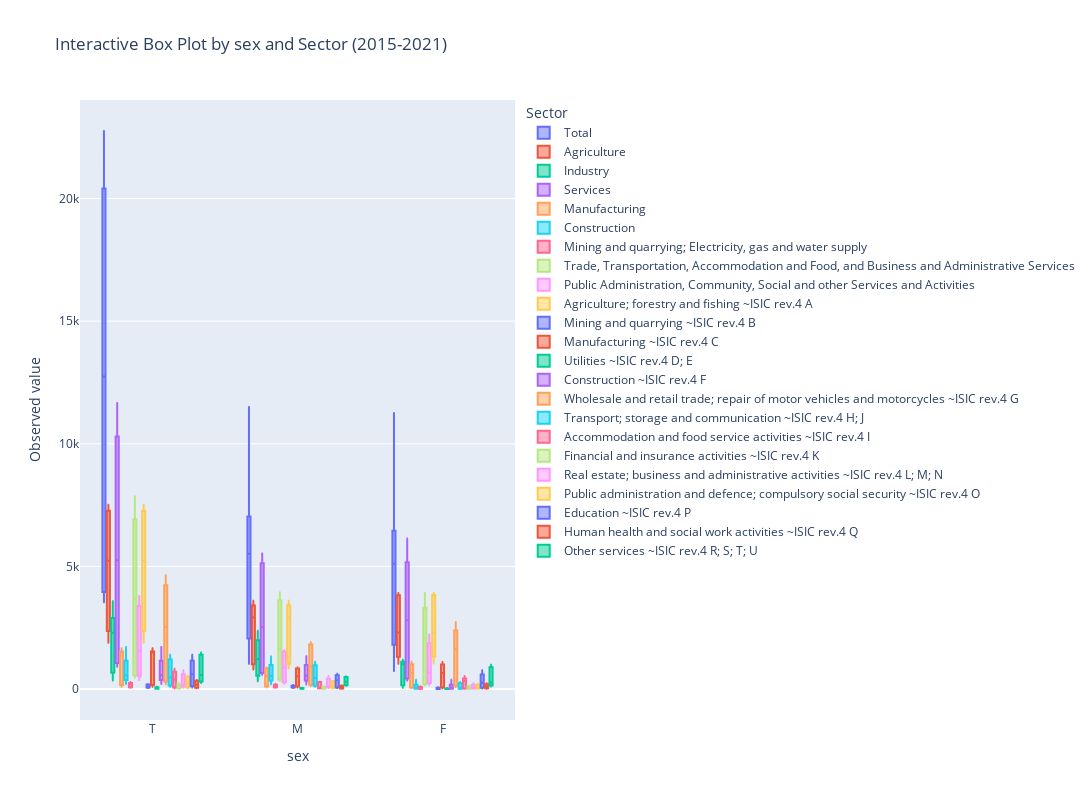

The notebook cell saved with this chart:
### Markdown cell above
#### Analysis by Sex and Sector

### Code cell
# Filter the DataFrame for years between 2015 and 2021
filtered_df = df[(df['Year'] >= 2015) & (df['Year'] <= 2021)]

# Create an interactive box plot using Plotly
fig = px.box(filtered_df, x='sex', y='Observed value', color='Sector',
             title='Interactive Box Plot by sex and Sector (2015-2021)')
# Update the layout to adjust the size of the plot
fig.update_layout(width=1400, height=800)

# Show the plot
fig.show()

### Figure 1 — Plotly figure (JSON) as saved in the notebook; plotly's stock layout.template omitted (floating-point values rounded to 4 significant figures; data arrays with more than 128 entries replaced by an {"elided": "..."} marker saying what was removed)
{"data": [{"alignmentgroup": "True", "hovertemplate": "Sector=Total<br>sex=%{x}<br>Observed value=%{y}<extra></extra>", "legendgroup": "Total", "marker": {"color": "#636efa"}, "name": "Total", "notched": false, "offsetgroup": "Total", "orientation": "v", "showlegend": true, "type": "box", "x": {"elided": "189 str values"}, "x0": " ", "xaxis": "x", "y": {"elided": "189 float values"}, "y0": " ", "yaxis": "y"}, {"alignmentgroup": "True", "hovertemplate": "Sector=Agriculture<br>sex=%{x}<br>Observed value=%{y}<extra></extra>", "legendgroup": "Agriculture", "marker": {"color": "#EF553B"}, "name": "Agriculture", "notched": false, "offsetgroup": "Agriculture", "orientation": "v", "showlegend": true, "type": "box", "x": ["T", "M", "F", "T", "M", "F", "T", "M", "F", "T", "M", "F", "T", "M", "F", "T", "M", "F", "T", "M", "F", "T", "M", "F", "T", "M", "F", "T", "M", "F", "T", "M", "F", "T", "M", "F", "T", "M", "F", "T", "M", "F", "T", "M", "F", "T", "M", "F", "T", "M", "F", "T", "M", "F", "T", "M", "F", "T", "M", "F", "T", "M", "F", "T", "M", "F", "T", "M", "F", "T", "M", "F", "T", "M", "F", "T", "M", "F", "T", "M", "F", "T", "M", "F", "T", "M", "F", "T", "M", "F", "T", "M", "F", "T", "M", "F", "T", "M", "F", "T", "M", "F", "T", "M", "F", "T", "M", "F", "T", "M", "F", "T", "M", "F", "T", "M", "F", "T", "M", "F", "T", "M", "F", "T", "M", "F"], "x0": " ", "xaxis": "x", "y": [7517.0, 3602.0, 3919.0, 7517.0, 3602.0, 3919.0, 7375.0, 3551.0, 3826.0, 7375.0, 3551.0, 3826.0, 7266.0, 3453.0, 3813.0, 7266.0, 3453.0, 3813.0, 7285.0, 3435.0, 3850.0, 7285.0, 3435.0, 3850.0, 7327.0, 3436.0, 3890.0, 7327.0, 3436.0, 3890.0, 7321.0, 3410.0, 3909.0, 7321.0, 3410.0, 3909.0, 7235.0, 3330.0, 3903.0, 7235.0, 3330.0, 3903.0, 5366.0, 2991.0, 2365.0, 5366.0, 2991.0, 2365.0, 5286.0, 2957.0, 2320.0, 5286.0, 2957.0, 2320.0, 5247.0, 2914.0, 2326.0, 5247.0, 2914.0, 2326.0, 5227.0, 2912.0, 2308.0, 5227.0, 2912.0, 2308.0, 5225.0, 2908.0, 2310.0, 5225.0, 2908.0, 2310.0, 4607.0, 2719.0, 1875.0, 4607.0, 2719.0, 1875.0, 4007.0, 2499.0, 1492.0, 4007.0, 2499.0, 1492.0, 2174.0, 914.0, 1202.0, 2174.0, 914.0, 1202.0, 2193.0, 931.8, 1207.0, 2193.0, 931.8, 1207.0, 1885.0, 801.2, 1030.0, 1885.0, 801.2, 1030.0, 2010.0, 825.6, 1130.0, 2010.0, 825.6, 1130.0, 2340.0, 971.1, 1322.0, 2340.0, 971.1, 1322.0, 2370.0, 1007.0, 1320.0, 2370.0, 1007.0, 1320.0, 2402.0, 1049.0, 1314.0, 2402.0, 1049.0, 1314.0], "y0": " ", "yaxis": "y"}, {"alignmentgroup": "True", "hovertemplate": "Sector=Industry<br>sex=%{x}<br>Observed value=%{y}<extra></extra>", "legendgroup": "Industry", "marker": {"color": "#00cc96"}, "name": "Industry", "notched": false, "offsetgroup": "Industry", "orientation": "v", "showlegend": true, "type": "box", "x": ["T", "M", "F", "T", "M", "F", "T", "M", "F", "T", "M", "F", "T", "M", "F", "T", "M", "F", "T", "M", "F", "T", "M", "F", "T", "M", "F", "T", "M", "F", "T", "M", "F", "T", "M", "F", "T", "M", "F", "T", "M", "F", "T", "M", "F", "T", "M", "F", "T", "M", "F", "T", "M", "F", "T", "M", "F", "T", "M", "F", "T", "M", "F"], "x0": " ", "xaxis": "x", "y": [3579.0, 2376.0, 1193.0, 3352.0, 2204.0, 1142.0, 3245.0, 2130.0, 1116.0, 3118.0, 2088.0, 1031.0, 2977.0, 2025.0, 953.8, 2864.0, 1976.0, 889.8, 2729.0, 1898.0, 833.5, 2599.0, 1416.0, 1179.0, 2472.0, 1334.0, 1137.0, 2399.0, 1291.0, 1106.0, 2296.0, 1229.0, 1066.0, 2177.0, 1169.0, 1007.0, 2141.0, 1087.0, 1056.0, 2129.0, 1035.0, 1096.0, 742.9, 614.0, 173.9, 693.5, 565.3, 167.7, 560.0, 461.8, 134.1, 548.2, 473.7, 111.3, 512.2, 441.2, 100.3, 421.5, 373.2, 74.22, 346.0, 312.9, 55.63], "y0": " ", "yaxis": "y"}, {"alignmentgroup": "True", "hovertemplate": "Sector=Services<br>sex=%{x}<br>Observed value=%{y}<extra></extra>", "legendgroup": "Services", "marker": {"color": "#ab63fa"}, "name": "Services", "notched": false, "offsetgroup": "Services", "orientation": "v", "showlegend": true, "type": "box", "x": ["T", "M", "F", "T", "M", "F", "T", "M", "F", "T", "M", "F", "T", "M", "F", "T", "M", "F", "T", "M", "F", "T", "M", "F", "T", "M", "F", "T", "M", "F", "T", "M", "F", "T", "M", "F", "T", "M", "F", "T", "M", "F", "T", "M", "F", "T", "M", "F", "T", "M", "F", "T", "M", "F", "T", "M", "F", "T", "M", "F", "T", "M", "F"], "x0": " ", "xaxis": "x", "y": [11660.0, 5524.0, 6142.0, 11200.0, 5348.0, 5854.0, 11120.0, 5385.0, 5737.0, 10830.0, 5297.0, 5537.0, 10520.0, 5202.0, 5323.0, 10230.0, 5109.0, 5116.0, 9810.0, 4936.0, 4873.0, 5622.0, 2678.0, 2957.0, 5458.0, 2608.0, 2861.0, 5402.0, 2609.0, 2802.0, 5217.0, 2524.0, 2701.0, 5034.0, 2438.0, 2603.0, 5153.0, 2428.0, 2736.0, 5256.0, 2429.0, 2840.0, 1060.0, 641.8, 432.2, 1066.0, 650.9, 430.1, 1133.0, 696.6, 454.0, 979.9, 614.4, 383.1, 1025.0, 643.9, 398.1, 972.3, 618.7, 371.3, 913.1, 586.1, 344.6], "y0": " ", "yaxis": "y"}, {"alignmentgroup": "True", "hovertemplate": "Sector=Manufacturing<br>sex=%{x}<br>Observed value=%{y}<extra></extra>", "legendgroup": "Manufacturing", "marker": {"color": "#FFA15A"}, "name": "Manufacturing", "notched": false, "offsetgroup": "Manufacturing", "orientation": "v", "showlegend": true, "type": "box", "x": ["T", "M", "F", "T", "M", "F", "T", "M", "F", "T", "M", "F", "T", "M", "F", "T", "M", "F", "T", "M", "F", "T", "M", "F", "T", "M", "F", "T", "M", "F", "T", "M", "F", "T", "M", "F", "T", "M", "F", "T", "M", "F", "T", "M", "F", "T", "M", "F", "T", "M", "F", "T", "M", "F", "T", "M", "F", "T", "M", "F", "T", "M", "F"], "x0": " ", "xaxis": "x", "y": [1580.0, 876.9, 702.1, 1525.0, 840.6, 683.7, 1483.0, 822.8, 660.1, 1494.0, 835.4, 658.5, 1498.0, 843.4, 655.3, 1505.0, 856.0, 649.0, 1493.0, 854.1, 639.1, 1662.0, 563.8, 1114.0, 1602.0, 538.9, 1076.0, 1561.0, 526.9, 1046.0, 1510.0, 510.7, 1011.0, 1440.0, 493.2, 957.8, 1519.0, 520.9, 1010.0, 1596.0, 553.6, 1054.0, 173.9, 113.4, 64.45, 168.1, 110.1, 61.97, 156.7, 92.61, 65.66, 148.1, 99.48, 52.68, 137.8, 94.42, 47.07, 112.5, 80.06, 35.97, 92.11, 67.86, 27.55], "y0": " ", "yaxis": "y"}, {"alignmentgroup": "True", "hovertemplate": "Sector=Construction<br>sex=%{x}<br>Observed value=%{y}<extra></extra>", "legendgroup": "Construction", "marker": {"color": "#19d3f3"}, "name": "Construction", "notched": false, "offsetgroup": "Construction", "orientation": "v", "showlegend": true, "type": "box", "x": ["T", "M", "F", "T", "M", "F", "T", "M", "F", "T", "M", "F", "T", "M", "F", "T", "M", "F", "T", "M", "F", "T", "M", "F", "T", "M", "F", "T", "M", "F", "T", "M", "F", "T", "M", "F", "T", "M", "F", "T", "M", "F", "T", "M", "F", "T", "M", "F", "T", "M", "F", "T", "M", "F", "T", "M", "F", "T", "M", "F", "T", "M", "F"], "x0": " ", "xaxis": "x", "y": [1712.0, 1328.0, 375.9, 1561.0, 1206.0, 350.5, 1494.0, 1147.0, 347.0, 1368.0, 1096.0, 273.0, 1236.0, 1028.0, 209.8, 1129.0, 969.0, 161.8, 1021.0, 898.5, 124.1, 682.5, 650.5, 16.66, 631.9, 603.9, 15.79, 598.3, 572.8, 14.49, 557.6, 534.1, 13.39, 517.1, 496.5, 11.16, 442.0, 421.4, 12.83, 385.6, 364.1, 14.91, 492.7, 430.4, 97.15, 453.0, 390.0, 93.17, 317.9, 285.5, 58.12, 325.2, 299.8, 51.2, 303.8, 277.9, 46.09, 248.9, 234.5, 32.16, 203.7, 195.9, 23.13], "y0": " ", "yaxis": "y"}, {"alignmentgroup": "True", "hovertemplate": "Sector=Mining and quarrying; Electricity, gas and water supply<br>sex=%{x}<br>Observed value=%{y}<extra></extra>", "legendgroup": "Mining and quarrying; Electricity, gas and water supply", "marker": {"color": "#FF6692"}, "name": "Mining and quarrying; Electricity, gas and water supply", "notched": false, "offsetgroup": "Mining and quarrying; Electricity, gas and water supply", "orientation": "v", "showlegend": true, "type": "box", "x": ["T", "M", "F", "T", "M", "F", "T", "M", "F", "T", "M", "F", "T", "M", "F", "T", "M", "F", "T", "M", "F", "T", "M", "F", "T", "M", "F", "T", "M", "F", "T", "M", "F", "T", "M", "F", "T", "M", "F", "T", "M", "F", "T", "M", "F", "T", "M", "F", "T", "M", "F", "T", "M", "F", "T", "M", "F", "T", "M", "F", "T", "M", "F"], "x0": " ", "xaxis": "x", "y": [286.1, 170.6, 115.0, 265.9, 157.9, 107.7, 268.8, 159.8, 109.0, 255.6, 156.3, 99.38, 242.2, 153.7, 88.63, 230.0, 151.1, 79.0, 215.7, 145.6, 70.3, 254.1, 202.0, 48.47, 238.6, 190.9, 44.73, 239.7, 191.6, 45.23, 228.0, 184.2, 41.12, 219.5, 178.9, 37.97, 180.0, 144.7, 33.17, 146.8, 117.6, 27.54, 76.33, 70.23, 12.26, 72.38, 65.24, 12.57, 85.49, 83.71, 10.3, 74.88, 74.49, 7.46, 70.58, 68.89, 7.125, 60.08, 58.62, 6.092, 50.14, 49.12, 4.952], "y0": " ", "yaxis": "y"}, {"alignmentgroup": "True", "hovertemplate": "Sector=Trade, Transportation, Accommodation and Food, and Business and Administrative Services<br>sex=%{x}<br>Observed value=%{y}<extra></extra>", "legendgroup": "Trade, Transportation, Accommodation and Food, and Business and Administrative Services", "marker": {"color": "#B6E880"}, "name": "Trade, Transportation, Accommodation and Food, and Business and Administrative Services", "notched": false, "offsetgroup": "Trade, Transportation, Accommodation and Food, and Business and Administrative Services", "orientation": "v", "showlegend": true, "type": "box", "visible": true, "x": ["T", "M", "F", "T", "M", "F", "T", "M", "F", "T", "M", "F", "T", "M", "F", "T", "M", "F", "T", "M", "F", "T", "M", "F", "T", "M", "F", "T", "M", "F", "T", "M", "F", "T", "M", "F", "T", "M", "F", "T", "M", "F", "T", "M", "F", "T", "M", "F", "T", "M", "F", "T", "M", "F", "T", "M", "F", "T", "M", "F", "T", "M", "F"], "x0": " ", "xaxis": "x", "y": [7864.0, 3946.0, 3918.0, 7519.0, 3806.0, 3713.0, 7479.0, 3828.0, 3651.0, 7283.0, 3750.0, 3533.0, 7069.0, 3673.0, 3396.0, 6866.0, 3597.0, 3270.0, 6586.0, 3464.0, 3122.0, 4037.0, 1796.0, 2258.0, 3906.0, 1742.0, 2177.0, 3852.0, 1732.0, 2132.0, 3677.0, 1651.0, 2038.0, 3510.0, 1573.0, 1948.0, 3496.0, 1487.0, 2023.0, 3467.0, 1410.0, 2073.0, 558.4, 391.0, 186.0, 556.0, 392.1, 182.7, 581.1, 406.5, 194.9, 455.3, 332.3, 140.9, 520.6, 365.6, 170.4, 538.9, 369.3, 184.0, 546.8, 366.6, 193.5], "y0": " ", "yaxis": "y"}, {"alignmentgroup": "True", "hovertemplate": "Sector=Public Administration, Community, Social and other Services and Activities<br>sex=%{x}<br>Observed value=%{y}<extra></extra>", "legendgroup": "Public Administration, Community, Social and other Services and Activities", "marker": {"color": "#FF97FF"}, "name": "Public Administration, Community, Social and other Services and Activities", "notched": false, "offsetgroup": "Public Administration, Community, Social and other Services and Activities", "orientation": "v", "showlegend": true, "type": "box", "x": ["T", "M", "F", "T", "M", "F", "T", "M", "F", "T", "M", "F", "T", "M", "F", "T", "M", "F", "T", "M", "F", "T", "M", "F", "T", "M", "F", "T", "M", "F", "T", "M", "F", "T", "M", "F", "T", "M", "F", "T", "M", "F", "T", "M", "F", "T", "M", "F", "T", "M", "F", "T", "M", "F", "T", "M", "F", "T", "M", "F", "T", "M", "F"], "x0": " ", "xaxis": "x", "y": [3796.0, 1578.0, 2224.0, 3680.0, 1542.0, 2141.0, 3643.0, 1557.0, 2086.0, 3552.0, 1547.0, 2004.0, 3456.0, 1528.0, 1927.0, 3359.0, 1513.0, 1846.0, 3225.0, 1472.0, 1751.0, 1585.0, 882.7, 698.9, 1552.0, 865.6, 683.9, 1550.0, 877.1, 670.2, 1539.0, 872.9, 663.4, 1523.0, 865.5, 655.0, 1657.0, 940.5, 713.4, 1789.0, 1019.0, 766.7, 502.0, 250.8, 246.2, 510.0, 258.8, 247.4, 552.0, 290.0, 259.1, 524.6, 282.1, 242.2, 504.1, 278.3, 227.7, 433.4, 249.4, 187.4, 366.3, 219.6, 151.1], "y0": " ", "yaxis": "y"}, {"alignmentgroup": "True", "hovertemplate": "Sector=Agriculture; forestry and fishing ~ISIC rev.4 A<br>sex=%{x}<br>Observed value=%{y}<extra></extra>", "legendgroup": "Agriculture; forestry and fishing ~ISIC rev.4 A", "marker": {"color": "#FECB52"}, "name": "Agriculture; forestry and fishing ~ISIC rev.4 A", "notched": false, "offsetgroup": "Agriculture; forestry and fishing ~ISIC rev.4 A", "orientation": "v", "showlegend": true, "type": "box", "x": ["T", "M", "F", "T", "M", "F", "T", "M", "F", "T", "M", "F", "T", "M", "F", "T", "M", "F", "T", "M", "F", "T", "M", "F", "T", "M", "F", "T", "M", "F", "T", "M", "F", "T", "M", "F", "T", "M", "F", "T", "M", "F", "T", "M", "F", "T", "M", "F", "T", "M", "F", "T", "M", "F", "T", "M", "F", "T", "M", "F", "T", "M", "F"], "x0": " ", "xaxis": "x", "y": [7517.0, 3598.0, 3919.0, 7375.0, 3549.0, 3827.0, 7266.0, 3453.0, 3813.0, 7285.0, 3435.0, 3850.0, 7327.0, 3437.0, 3890.0, 7321.0, 3411.0, 3910.0, 7235.0, 3332.0, 3903.0, 5366.0, 2986.0, 2380.0, 5286.0, 2953.0, 2333.0, 5247.0, 2910.0, 2338.0, 5227.0, 2908.0, 2320.0, 5225.0, 2905.0, 2321.0, 4607.0, 2719.0, 1888.0, 4007.0, 2502.0, 1505.0, 2174.0, 955.2, 1219.0, 2193.0, 970.0, 1223.0, 1885.0, 838.8, 1046.0, 2010.0, 863.6, 1147.0, 2340.0, 1004.0, 1336.0, 2370.0, 1038.0, 1333.0, 2402.0, 1078.0, 1325.0], "y0": " ", "yaxis": "y"}, {"alignmentgroup": "True", "hovertemplate": "Sector=Mining and quarrying ~ISIC rev.4 B<br>sex=%{x}<br>Observed value=%{y}<extra></extra>", "legendgroup": "Mining and quarrying ~ISIC rev.4 B", "marker": {"color": "#636efa"}, "name": "Mining and quarrying ~ISIC rev.4 B", "notched": false, "offsetgroup": "Mining and quarrying ~ISIC rev.4 B", "orientation": "v", "showlegend": true, "type": "box", "x": ["T", "M", "F", "T", "M", "F", "T", "M", "F", "T", "M", "F", "T", "M", "F", "T", "M", "F", "T", "M", "F", "T", "M", "F", "T", "M", "F", "T", "M", "F", "T", "M", "F", "T", "M", "F", "T", "M", "F", "T", "M", "F", "T", "M", "F", "T", "M", "F", "T", "M", "F", "T", "M", "F", "T", "M", "F", "T", "M", "F", "T", "M", "F"], "x0": " ", "xaxis": "x", "y": [197.4, 123.5, 73.98, 184.9, 114.2, 70.66, 186.8, 115.1, 71.73, 177.5, 110.8, 66.71, 168.3, 107.5, 60.73, 159.9, 104.5, 55.33, 149.9, 99.59, 50.32, 199.6, 169.0, 30.61, 188.5, 159.6, 28.91, 190.7, 161.1, 29.61, 182.4, 154.8, 27.6, 176.4, 149.9, 26.46, 130.9, 112.0, 18.87, 94.32, 82.55, 11.76, 61.99, 57.01, 4.978, 59.16, 52.34, 6.826, 69.35, 62.81, 6.545, 61.53, 58.11, 3.418, 58.68, 54.85, 3.828, 50.52, 46.83, 3.687, 42.59, 39.4, 3.195], "y0": " ", "yaxis": "y"}, {"alignmentgroup": "True", "hovertemplate": "Sector=Manufacturing ~ISIC rev.4 C<br>sex=%{x}<br>Observed value=%{y}<extra></extra>", "legendgroup": "Manufacturing ~ISIC rev.4 C", "marker": {"color": "#EF553B"}, "name": "Manufacturing ~ISIC rev.4 C", "notched": false, "offsetgroup": "Manufacturing ~ISIC rev.4 C", "orientation": "v", "showlegend": true, "type": "box", "x": ["T", "M", "F", "T", "M", "F", "T", "M", "F", "T", "M", "F", "T", "M", "F", "T", "M", "F", "T", "M", "F", "T", "M", "F", "T", "M", "F", "T", "M", "F", "T", "M", "F", "T", "M", "F", "T", "M", "F", "T", "M", "F", "T", "M", "F", "T", "M", "F", "T", "M", "F", "T", "M", "F", "T", "M", "F", "T", "M", "F", "T", "M", "F"], "x0": " ", "xaxis": "x", "y": [1580.0, 877.1, 703.2, 1525.0, 840.7, 684.4, 1483.0, 822.7, 660.0, 1494.0, 835.4, 658.3, 1498.0, 843.3, 655.1, 1505.0, 855.9, 648.7, 1493.0, 853.9, 638.7, 1662.0, 555.5, 1107.0, 1602.0, 532.0, 1070.0, 1561.0, 520.6, 1040.0, 1510.0, 504.6, 1006.0, 1440.0, 487.5, 952.5, 1519.0, 514.8, 1005.0, 1596.0, 547.1, 1049.0, 173.9, 112.0, 61.81, 168.1, 108.6, 59.52, 156.7, 92.85, 63.85, 148.1, 97.87, 50.27, 137.8, 92.64, 45.16, 112.5, 78.13, 34.38, 92.11, 65.86, 26.25], "y0": " ", "yaxis": "y"}, {"alignmentgroup": "True", "hovertemplate": "Sector=Utilities ~ISIC rev.4 D; E<br>sex=%{x}<br>Observed value=%{y}<extra></extra>", "legendgroup": "Utilities ~ISIC rev.4 D; E", "marker": {"color": "#00cc96"}, "name": "Utilities ~ISIC rev.4 D; E", "notched": false, "offsetgroup": "Utilities ~ISIC rev.4 D; E", "orientation": "v", "showlegend": true, "type": "box", "x": ["T", "M", "F", "T", "M", "F", "T", "M", "F", "T", "M", "F", "T", "M", "F", "T", "M", "F", "T", "M", "F", "T", "M", "F", "T", "M", "F", "T", "M", "F", "T", "M", "F", "T", "M", "F", "T", "M", "F", "T", "M", "F", "T", "M", "F", "T", "M", "F", "T", "M", "F", "T", "M", "F", "T", "M", "F", "T", "M", "F", "T", "M", "F"], "x0": " ", "xaxis": "x", "y": [88.65, 47.34, 41.3, 81.01, 43.79, 37.22, 81.99, 44.74, 37.26, 78.11, 45.47, 32.64, 73.93, 46.08, 27.85, 70.11, 46.5, 23.61, 65.78, 45.89, 19.89, 54.48, 35.69, 18.79, 50.07, 33.49, 16.58, 49.01, 32.66, 16.34, 45.62, 31.42, 14.19, 43.16, 31.02, 12.14, 49.09, 34.26, 14.83, 52.48, 36.28, 16.19, 14.34, 7.801, 6.541, 13.21, 8.432, 4.783, 16.13, 13.54, 2.589, 13.36, 10.03, 3.327, 11.9, 9.185, 2.714, 9.556, 7.665, 1.891, 7.554, 6.219, 1.335], "y0": " ", "yaxis": "y"}, {"alignmentgroup": "True", "hovertemplate": "Sector=Construction ~ISIC rev.4 F<br>sex=%{x}<br>Observed value=%{y}<extra></extra>", "legendgroup": "Construction ~ISIC rev.4 F", "marker": {"color": "#ab63fa"}, "name": "Construction ~ISIC rev.4 F", "notched": false, "offsetgroup": "Construction ~ISIC rev.4 F", "orientation": "v", "showlegend": true, "type": "box", "x": ["T", "M", "F", "T", "M", "F", "T", "M", "F", "T", "M", "F", "T", "M", "F", "T", "M", "F", "T", "M", "F", "T", "M", "F", "T", "M", "F", "T", "M", "F", "T", "M", "F", "T", "M", "F", "T", "M", "F", "T", "M", "F", "T", "M", "F", "T", "M", "F", "T", "M", "F", "T", "M", "F", "T", "M", "F", "T", "M", "F", "T", "M", "F"], "x0": " ", "xaxis": "x", "y": [1712.0, 1334.0, 378.1, 1561.0, 1209.0, 351.8, 1494.0, 1147.0, 346.9, 1368.0, 1096.0, 272.8, 1236.0, 1027.0, 209.5, 1129.0, 967.5, 161.5, 1021.0, 896.7, 123.8, 682.5, 665.4, 17.18, 631.9, 615.6, 16.21, 598.3, 583.5, 14.86, 557.6, 543.9, 13.72, 517.1, 505.6, 11.44, 442.0, 428.8, 13.15, 385.6, 370.4, 15.28, 492.7, 404.2, 88.56, 453.0, 367.5, 85.48, 317.9, 265.4, 52.41, 325.2, 279.0, 46.21, 303.8, 261.4, 42.4, 248.9, 219.5, 29.48, 203.7, 182.6, 21.15], "y0": " ", "yaxis": "y"}, {"alignmentgroup": "True", "hovertemplate": "Sector=Wholesale and retail trade; repair of motor vehicles and motorcycles ~ISIC rev.4 G<br>sex=%{x}<br>Observed value=%{y}<extra></extra>", "legendgroup": "Wholesale and retail trade; repair of motor vehicles and motorcycles ~ISIC rev.4 G", "marker": {"color": "#FFA15A"}, "name": "Wholesale and retail trade; repair of motor vehicles and motorcycles ~ISIC rev.4 G", "notched": false, "offsetgroup": "Wholesale and retail trade; repair of motor vehicles and motorcycles ~ISIC rev.4 G", "orientation": "v", "showlegend": true, "type": "box", "x": ["T", "M", "F", "T", "M", "F", "T", "M", "F", "T", "M", "F", "T", "M", "F", "T", "M", "F", "T", "M", "F", "T", "M", "F", "T", "M", "F", "T", "M", "F", "T", "M", "F", "T", "M", "F", "T", "M", "F", "T", "M", "F", "T", "M", "F", "T", "M", "F", "T", "M", "F", "T", "M", "F", "T", "M", "F", "T", "M", "F", "T", "M", "F"], "x0": " ", "xaxis": "x", "y": [4642.0, 1904.0, 2738.0, 4427.0, 1832.0, 2595.0, 4359.0, 1828.0, 2531.0, 4295.0, 1815.0, 2479.0, 4239.0, 1818.0, 2422.0, 4224.0, 1845.0, 2379.0, 4117.0, 1813.0, 2304.0, 2833.0, 1021.0, 1812.0, 2731.0, 984.6, 1746.0, 2658.0, 963.5, 1695.0, 2534.0, 914.1, 1620.0, 2421.0, 870.0, 1551.0, 2381.0, 813.6, 1567.0, 2318.0, 767.0, 1551.0, 224.8, 119.4, 105.4, 226.0, 120.1, 105.9, 256.3, 142.3, 114.0, 193.8, 118.9, 74.88, 264.6, 154.5, 110.0, 315.3, 179.8, 135.6, 357.8, 201.3, 156.5], "y0": " ", "yaxis": "y"}, {"alignmentgroup": "True", "hovertemplate": "Sector=Transport; storage and communication ~ISIC rev.4 H; J<br>sex=%{x}<br>Observed value=%{y}<extra></extra>", "legendgroup": "Transport; storage and communication ~ISIC rev.4 H; J", "marker": {"color": "#19d3f3"}, "name": "Transport; storage and communication ~ISIC rev.4 H; J", "notched": false, "offsetgroup": "Transport; storage and communication ~ISIC rev.4 H; J", "orientation": "v", "showlegend": true, "type": "box", "x": ["T", "M", "F", "T", "M", "F", "T", "M", "F", "T", "M", "F", "T", "M", "F", "T", "M", "F", "T", "M", "F", "T", "M", "F", "T", "M", "F", "T", "M", "F", "T", "M", "F", "T", "M", "F", "T", "M", "F", "T", "M", "F", "T", "M", "F", "T", "M", "F", "T", "M", "F", "T", "M", "F", "T", "M", "F", "T", "M", "F", "T", "M", "F"], "x0": " ", "xaxis": "x", "y": [1399.0, 1113.0, 285.6, 1354.0, 1079.0, 274.7, 1383.0, 1102.0, 280.3, 1336.0, 1067.0, 269.5, 1273.0, 1021.0, 251.5, 1179.0, 954.0, 225.0, 1104.0, 896.4, 207.8, 482.4, 463.9, 18.46, 471.7, 453.4, 18.23, 483.9, 465.2, 18.75, 468.8, 450.9, 17.9, 449.6, 433.5, 16.12, 410.5, 394.2, 16.3, 370.4, 354.6, 15.87, 141.0, 132.7, 8.352, 142.1, 133.8, 8.306, 149.8, 141.3, 8.467, 120.2, 113.3, 6.885, 121.2, 113.9, 7.314, 108.5, 102.0, 6.543, 94.06, 88.58, 5.487], "y0": " ", "yaxis": "y"}, {"alignmentgroup": "True", "hovertemplate": "Sector=Accommodation and food service activities ~ISIC rev.4 I<br>sex=%{x}<br>Observed value=%{y}<extra></extra>", "legendgroup": "Accommodation and food service activities ~ISIC rev.4 I", "marker": {"color": "#FF6692"}, "name": "Accommodation and food service activities ~ISIC rev.4 I", "notched": false, "offsetgroup": "Accommodation and food service activities ~ISIC rev.4 I", "orientation": "v", "showlegend": true, "type": "box", "x": ["T", "M", "F", "T", "M", "F", "T", "M", "F", "T", "M", "F", "T", "M", "F", "T", "M", "F", "T", "M", "F", "T", "M", "F", "T", "M", "F", "T", "M", "F", "T", "M", "F", "T", "M", "F", "T", "M", "F", "T", "M", "F", "T", "M", "F", "T", "M", "F", "T", "M", "F", "T", "M", "F", "T", "M", "F", "T", "M", "F", "T", "M", "F"], "x0": " ", "xaxis": "x", "y": [828.2, 301.3, 526.9, 784.7, 290.9, 493.9, 797.9, 299.6, 498.2, 760.1, 295.5, 464.6, 720.9, 291.0, 429.9, 694.2, 292.3, 402.0, 655.8, 285.1, 370.7, 388.5, 60.17, 328.4, 380.0, 61.42, 318.6, 395.1, 65.18, 329.9, 378.0, 62.05, 316.0, 354.9, 57.53, 297.4, 430.3, 68.51, 361.8, 515.4, 81.77, 433.6, 62.45, 37.37, 25.08, 60.21, 36.25, 23.96, 59.29, 32.16, 27.14, 40.39, 23.78, 16.61, 38.25, 22.57, 15.69, 32.6, 19.87, 12.73, 26.75, 16.89, 9.855], "y0": " ", "yaxis": "y"}, {"alignmentgroup": "True", "hovertemplate": "Sector=Financial and insurance activities ~ISIC rev.4 K<br>sex=%{x}<br>Observed value=%{y}<extra></extra>", "legendgroup": "Financial and insurance activities ~ISIC rev.4 K", "marker": {"color": "#B6E880"}, "name": "Financial and insurance activities ~ISIC rev.4 K", "notched": false, "offsetgroup": "Financial and insurance activities ~ISIC rev.4 K", "orientation": "v", "showlegend": true, "type": "box", "x": ["T", "M", "F", "T", "M", "F", "T", "M", "F", "T", "M", "F", "T", "M", "F", "T", "M", "F", "T", "M", "F", "T", "M", "F", "T", "M", "F", "T", "M", "F", "T", "M", "F", "T", "M", "F", "T", "M", "F", "T", "M", "F", "T", "M", "F", "T", "M", "F", "T", "M", "F", "T", "M", "F", "T", "M", "F", "T", "M", "F", "T", "M", "F"], "x0": " ", "xaxis": "x", "y": [230.7, 100.3, 130.4, 226.1, 99.75, 126.4, 220.1, 96.28, 123.8, 208.5, 95.42, 113.1, 197.6, 95.4, 102.2, 189.5, 96.08, 93.4, 177.8, 93.9, 83.88, 151.8, 104.2, 47.58, 148.5, 102.5, 45.93, 143.0, 100.6, 42.4, 134.0, 93.35, 40.6, 128.6, 86.27, 42.35, 109.4, 80.51, 28.93, 92.23, 73.18, 19.05, 30.22, 16.21, 14.0, 29.91, 17.1, 12.8, 30.86, 16.25, 14.61, 27.42, 13.5, 13.92, 24.17, 12.73, 11.45, 19.09, 10.93, 8.16, 14.55, 9.083, 5.471], "y0": " ", "yaxis": "y"}, {"alignmentgroup": "True", "hovertemplate": "Sector=Real estate; business and administrative activities ~ISIC rev.4 L; M; N<br>sex=%{x}<br>Observed value=%{y}<extra></extra>", "legendgroup": "Real estate; business and administrative activities ~ISIC rev.4 L; M; N", "marker": {"color": "#FF97FF"}, "name": "Real estate; business and administrative activities ~ISIC rev.4 L; M; N", "notched": false, "offsetgroup": "Real estate; business and administrative activities ~ISIC rev.4 L; M; N", "orientation": "v", "showlegend": true, "type": "box", "x": ["T", "M", "F", "T", "M", "F", "T", "M", "F", "T", "M", "F", "T", "M", "F", "T", "M", "F", "T", "M", "F", "T", "M", "F", "T", "M", "F", "T", "M", "F", "T", "M", "F", "T", "M", "F", "T", "M", "F", "T", "M", "F", "T", "M", "F", "T", "M", "F", "T", "M", "F", "T", "M", "F", "T", "M", "F", "T", "M", "F", "T", "M", "F"], "x0": " ", "xaxis": "x", "y": [764.1, 528.2, 235.9, 727.4, 505.2, 222.1, 719.7, 501.8, 217.9, 683.3, 477.0, 206.3, 638.3, 447.9, 190.4, 579.4, 409.1, 170.4, 531.0, 375.5, 155.5, 181.5, 143.0, 38.52, 174.9, 137.8, 37.11, 171.9, 136.1, 35.73, 162.9, 129.3, 33.67, 156.4, 124.4, 31.94, 164.7, 127.9, 36.73, 171.3, 130.2, 41.06, 99.95, 71.78, 28.17, 97.74, 70.78, 26.96, 84.85, 59.38, 25.47, 73.57, 50.26, 23.31, 72.38, 51.22, 21.16, 63.32, 46.98, 16.34, 53.65, 41.7, 11.95], "y0": " ", "yaxis": "y"}, {"alignmentgroup": "True", "hovertemplate": "Sector=Public administration and defence; compulsory social security ~ISIC rev.4 O<br>sex=%{x}<br>Observed value=%{y}<extra></extra>", "legendgroup": "Public administration and defence; compulsory social security ~ISIC rev.4 O", "marker": {"color": "#FECB52"}, "name": "Public administration and defence; compulsory social security ~ISIC rev.4 O", "notched": false, "offsetgroup": "Public administration and defence; compulsory social security ~ISIC rev.4 O", "orientation": "v", "showlegend": true, "type": "box", "x": ["T", "M", "F", "T", "M", "F", "T", "M", "F", "T", "M", "F", "T", "M", "F", "T", "M", "F", "T", "M", "F", "T", "M", "F", "T", "M", "F", "T", "M", "F", "T", "M", "F", "T", "M", "F", "T", "M", "F", "T", "M", "F", "T", "M", "F", "T", "M", "F", "T", "M", "F", "T", "M", "F", "T", "M", "F", "T", "M", "F", "T", "M", "F"], "x0": " ", "xaxis": "x", "y": [543.9, 325.0, 218.9, 544.1, 326.1, 217.9, 528.7, 325.2, 203.5, 516.5, 322.2, 194.3, 504.4, 317.6, 186.8, 490.0, 312.8, 177.2, 470.8, 303.6, 167.2, 212.5, 149.2, 63.35, 211.2, 148.6, 62.69, 208.1, 148.3, 59.77, 206.1, 147.1, 59.03, 203.0, 145.0, 57.93, 220.4, 155.2, 65.12, 235.0, 164.2, 70.87, 62.62, 44.66, 17.96, 64.64, 48.29, 16.35, 70.0, 51.34, 18.66, 62.46, 46.79, 15.67, 55.36, 40.71, 14.65, 43.68, 31.03, 12.66, 33.89, 23.71, 10.18], "y0": " ", "yaxis": "y"}, {"alignmentgroup": "True", "hovertemplate": "Sector=Education ~ISIC rev.4 P<br>sex=%{x}<br>Observed value=%{y}<extra></extra>", "legendgroup": "Education ~ISIC rev.4 P", "marker": {"color": "#636efa"}, "name": "Education ~ISIC rev.4 P", "notched": false, "offsetgroup": "Education ~ISIC rev.4 P", "orientation": "v", "showlegend": true, "type": "box", "x": ["T", "M", "F", "T", "M", "F", "T", "M", "F", "T", "M", "F", "T", "M", "F", "T", "M", "F", "T", "M", "F", "T", "M", "F", "T", "M", "F", "T", "M", "F", "T", "M", "F", "T", "M", "F", "T", "M", "F", "T", "M", "F", "T", "M", "F", "T", "M", "F", "T", "M", "F", "T", "M", "F", "T", "M", "F", "T", "M", "F", "T", "M", "F"], "x0": " ", "xaxis": "x", "y": [1394.0, 626.0, 768.4, 1360.0, 611.4, 748.5, 1324.0, 611.3, 712.4, 1261.0, 593.7, 667.8, 1198.0, 571.1, 627.3, 1138.0, 552.3, 585.5, 1067.0, 524.8, 542.0, 617.7, 359.6, 258.0, 607.0, 353.8, 253.2, 600.1, 356.4, 243.7, 592.9, 351.6, 241.3, 584.8, 345.1, 239.7, 636.5, 377.6, 258.9, 683.8, 410.8, 273.0, 110.0, 57.73, 52.23, 111.5, 58.48, 53.04, 121.3, 62.74, 58.58, 108.8, 59.98, 48.83, 96.47, 55.1, 41.37, 76.46, 45.84, 30.62, 59.26, 37.23, 22.03], "y0": " ", "yaxis": "y"}, {"alignmentgroup": "True", "hovertemplate": "Sector=Human health and social work activities ~ISIC rev.4 Q<br>sex=%{x}<br>Observed value=%{y}<extra></extra>", "legendgroup": "Human health and social work activities ~ISIC rev.4 Q", "marker": {"color": "#EF553B"}, "name": "Human health and social work activities ~ISIC rev.4 Q", "notched": false, "offsetgroup": "Human health and social work activities ~ISIC rev.4 Q", "orientation": "v", "showlegend": true, "type": "box", "x": ["T", "M", "F", "T", "M", "F", "T", "M", "F", "T", "M", "F", "T", "M", "F", "T", "M", "F", "T", "M", "F", "T", "M", "F", "T", "M", "F", "T", "M", "F", "T", "M", "F", "T", "M", "F", "T", "M", "F", "T", "M", "F", "T", "M", "F", "T", "M", "F", "T", "M", "F", "T", "M", "F", "T", "M", "F", "T", "M", "F", "T", "M", "F"], "x0": " ", "xaxis": "x", "y": [372.1, 133.6, 238.5, 359.3, 129.7, 229.6, 350.8, 131.2, 219.5, 345.4, 134.0, 211.4, 340.2, 136.0, 204.2, 334.1, 138.5, 195.6, 325.5, 139.0, 186.4, 172.4, 71.67, 100.7, 169.0, 70.79, 98.23, 169.8, 73.23, 96.61, 171.4, 73.9, 97.55, 168.2, 72.56, 95.65, 227.8, 100.1, 127.7, 302.7, 136.9, 165.8, 55.05, 23.61, 31.45, 56.76, 24.57, 32.19, 46.14, 22.54, 23.6, 49.45, 23.39, 26.07, 45.82, 21.4, 24.42, 37.65, 17.81, 19.84, 30.59, 14.63, 15.95], "y0": " ", "yaxis": "y"}, {"alignmentgroup": "True", "hovertemplate": "Sector=Other services ~ISIC rev.4 R; S; T; U<br>sex=%{x}<br>Observed value=%{y}<extra></extra>", "legendgroup": "Other services ~ISIC rev.4 R; S; T; U", "marker": {"color": "#00cc96"}, "name": "Other services ~ISIC rev.4 R; S; T; U", "notched": false, "offsetgroup": "Other services ~ISIC rev.4 R; S; T; U", "orientation": "v", "showlegend": true, "type": "box", "x": ["T", "M", "F", "T", "M", "F", "T", "M", "F", "T", "M", "F", "T", "M", "F", "T", "M", "F", "T", "M", "F", "T", "M", "F", "T", "M", "F", "T", "M", "F", "T", "M", "F", "T", "M", "F", "T", "M", "F", "T", "M", "F", "T", "M", "F", "T", "M", "F", "T", "M", "F", "T", "M", "F", "T", "M", "F", "T", "M", "F", "T", "M", "F"], "x0": " ", "xaxis": "x", "y": [1486.0, 490.7, 994.9, 1416.0, 472.9, 943.5, 1440.0, 489.3, 950.9, 1428.0, 497.2, 930.9, 1413.0, 503.9, 909.1, 1398.0, 509.8, 887.8, 1362.0, 505.5, 856.1, 582.0, 301.2, 280.8, 564.7, 291.7, 273.0, 572.2, 298.8, 273.4, 568.7, 300.0, 268.7, 567.3, 302.5, 264.8, 572.3, 307.0, 265.2, 567.2, 306.0, 261.2, 274.3, 130.1, 144.3, 277.1, 131.6, 145.4, 314.5, 158.1, 156.4, 303.9, 155.2, 148.6, 306.4, 162.3, 144.1, 275.6, 154.7, 120.9, 242.6, 142.9, 99.7], "y0": " ", "yaxis": "y"}], "layout": {"boxmode": "group", "height": 800, "legend": {"title": {"text": "Sector"}, "tracegroupgap": 0}, "title": {"text": "Interactive Box Plot by sex and Sector (2015-2021)"}, "width": 1400, "xaxis": {"anchor": "y", "autorange": true, "domain": [0, 1], "range": [-0.5, 2.5], "title": {"text": "sex"}, "type": "category"}, "yaxis": {"anchor": "x", "autorange": true, "domain": [0, 1], "range": [-1263.0, 24020.0], "title": {"text": "Observed value"}, "type": "linear"}}}
